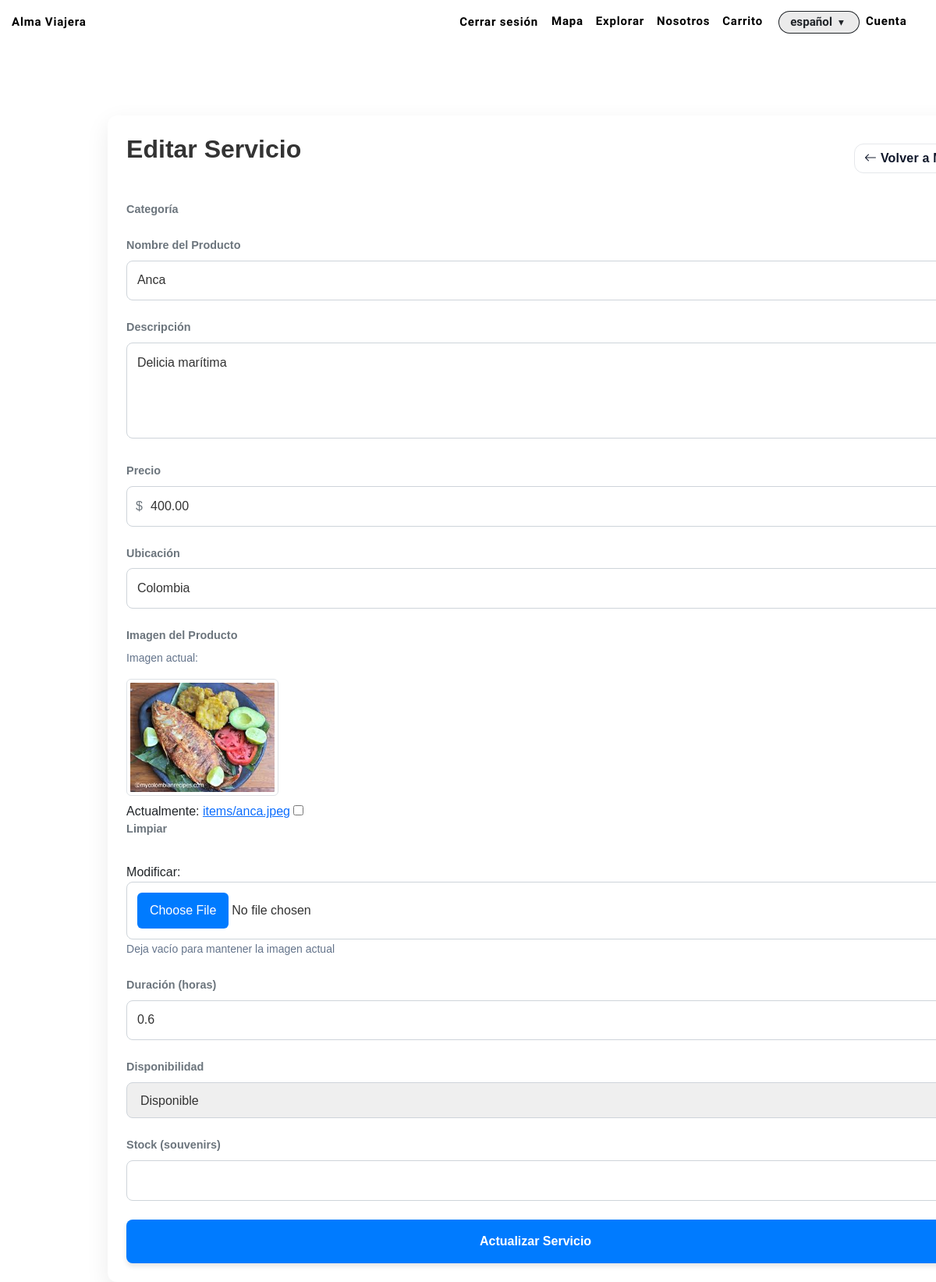
Page /es/providers/editar-servicio/11/ (signed in) on the committed database.
### apps/catalog/models.py (models this page shows, shortened)
class Item(models.Model):
    id = models.AutoField(primary_key=True)
    nombre = models.CharField(max_length=255)
    descripcion = models.TextField()
    precio = models.DecimalField(max_digits=10, decimal_places=2)
    categoria = models.ForeignKey(Categoria, on_delete=models.CASCADE, related_name="items")
    ubicacion = models.CharField(max_length=255, blank=True, null=True)
    imagen = models.ImageField(upload_to="items/", blank=True, null=True)
    tiempo = models.DecimalField(max_digits=4, decimal_places=1, null=True)
    disponibilidad = models.BooleanField(default=True)  # tours/actividades
    stock = models.PositiveIntegerField(blank=True, null=True)  # souvenirs
    vendedor = models.ForeignKey(
        settings.AUTH_USER_MODEL,          # modelo de usuario
        on_delete=models.CASCADE,
        related_name="items_publicados",
    )

### apps/providers/views.py (the view, shortened to what this page needs)
# urls.py: path('editar-servicio/<int:pk>/', EditarServicioView.as_view(), name='editar_servicio'),
class EditarServicioView(LoginRequiredMixin, ProviderRequiredMixin, UpdateView):
    model = Item
    form_class = ItemCreateForm
    template_name = "providers/editar_servicio.html"
    success_url = reverse_lazy('providers:ver_servicios')
    def get_object(self):
        obj = get_object_or_404(Item, pk=self.kwargs['pk'], vendedor=self.request.user)
        return obj

### apps/providers/forms.py (shortened to what this page needs)
class ItemCreateForm(forms.ModelForm):
    disponibilidad = forms.ChoiceField(
        choices=[("1", _("Disponible")), ("0", _("No disponible"))],
        widget=forms.Select,
    )
    class Meta:
        model = Item
        fields = [
            "nombre", "descripcion", "precio",
            "ubicacion", "imagen", "tiempo", "disponibilidad", "stock",
        ]
        widgets = {
            "descripcion": forms.Textarea(attrs={"rows": 4}),
        }

### apps/providers/views.py (called while the page is built)
    def test_func(self):
        u = self.request.user
        return u.is_authenticated and getattr(u, "es_proveedor", False)

### apps/providers/templates/providers/editar_servicio.html (shortened to what this page needs)
{% extends "base.html" %}
{% load static i18n %}
{% block body_class %}formulario{% endblock %}
{% block content %}
<link rel="stylesheet" href="{% static 'css/formulario.css' %}">
<div class="form-container">
  <div class="d-flex justify-content-between align-items-center mb-4">
    <h2>{% trans "Editar Servicio" %}</h2>
    <a href="{% url 'providers:ver_servicios' %}" class="btn btn-outline-secondary">
      <i class="bi bi-arrow-left"></i> {% trans "Volver a Mis Servicios" %}
    </a>
  </div>
  <form action="{% url 'providers:editar_servicio' object.pk %}" method="POST" enctype="multipart/form-data">
    <div class="form-group">
      <label for="{{ form.categoria.id_for_label }}">{% trans "Categoría" %}</label>
    </div>
    <div class="form-group">
      <label for="{{ form.nombre.id_for_label }}">{% trans "Nombre del Producto" %}</label>
      {{ form.nombre }}
    </div>
    <div class="form-group">
      <label for="{{ form.descripcion.id_for_label }}">{% trans "Descripción" %}</label>
      {{ form.descripcion }}
    </div>
    <div class="form-group">
      <label for="{{ form.precio.id_for_label }}">{% trans "Precio" %}</label>
      <div class="input-with-icon"><span>$</span>{{ form.precio }}</div>
    </div>
    <div class="form-group">
      <label for="{{ form.ubicacion.id_for_label }}">{% trans "Ubicación" %}</label>
      {{ form.ubicacion }}
    </div>
    <div class="form-group">
      <label for="{{ form.imagen.id_for_label }}">{% trans "Imagen del Producto" %}</label>
      {% if object.imagen %}
        <div class="mb-2">
          <p class="text-muted small">{% trans "Imagen actual:" %}</p>
          <img src="{{ object.imagen.url }}" alt="{% trans 'Imagen actual' %}" class="img-thumbnail" style="max-width: 200px; max-height: 150px;">
        </div>
      {% endif %}
      {{ form.imagen }}
      <small class="form-text text-muted">{% trans "Deja vacío para mantener la imagen actual" %}</small>
    </div>
    <div class="form-group">
      <label for="{{ form.tiempo.id_for_label }}">{% trans "Duración (horas)" %}</label>
      {{ form.tiempo }}
    </div>
    <div class="form-group">
      <label for="{{ form.disponibilidad.id_for_label }}">{% trans "Disponibilidad" %}</label>
      {{ form.disponibilidad }}
    </div>
    <div class="form-group">
      <label for="{{ form.stock.id_for_label }}">{% trans "Stock (souvenirs)" %}</label>
      {{ form.stock }}
    </div>
    <div class="d-flex gap-2">
      <button type="submit" class="btn-register-product flex-fill">{% trans "Actualizar Servicio" %}</button>
    </div>
  </form>
</div>
{% endblock %}

### static/css/home.css (style rules this page uses)
:root { --primary-color: #ffffff; --secondary-color: #333333; --accent-color: #4CAF50; --font-family: 'Montserrat', sans-serif; }
html, body { margin: 0; padding: 0; width: 100%; height: 100%; overflow-x: hidden; }
body { font-family: var(--font-family); }

### static/css/auth.css (style rules this page uses)
:root { --av-bg: #f8fafc; --av-card-bg: #ffffff; --av-text: #0f172a; --av-muted: #64748b; --av-border: #e5e7eb; --av-ring: #3b82f6; --av-primary: #2563eb; --av-primary-900: #1d4ed8; --av-radius-lg: 16px; --av-radius-md: 12px; --av-shadow-sm: 0 2px 10px rgba(2, 6, 23, 0.05); --av-shadow-lg: 0 12px 30px rgba(2, 6, 23, 0.08); }
.card p, .text-muted { color: var(--av-muted) !important; }
.btn { border-radius: 12px; border: 1px solid transparent; font-weight: 600; letter-spacing: .2px; transition: transform .06s ease, filter .15s ease, box-shadow .15s ease; }
.btn-outline-secondary { border-color: var(--av-border); color: var(--av-text); background: #fff; }

### static/css/formulario.css (style rules this page uses)
:root { --primary-color: #007BFF; --primary-color-hover: #0056b3; --background-color: #f4f7f9; --card-background: #ffffff; --text-color: #333333; --label-color: #6c757d; --border-color: #ced4da; --shadow-color: rgba(0, 0, 0, 0.08); }
body { font-family: 'Poppins', sans-serif; background-color: white; margin: 0; display: flex; justify-content: center; align-items: flex-start; min-height: 100vh; padding-top: 100px; box-sizing: border-box; }
.form-container { background-color: var(--card-background); padding: 1.5rem; border-radius: 12px; box-shadow: 0 10px 30px var(--shadow-color); width: 250%; max-width: 1200px; min-height: 300px; box-sizing: border-box; margin-right: 0 ; margin-left: -200px; }
h2 { text-align: center; color: var(--text-color); margin-bottom: 1.5rem; font-weight: 600; }
.form-group { margin-bottom: 1.5rem; }
label { display: block; font-size: 0.9rem; color: var(--label-color); margin-bottom: 0.5rem; font-weight: 600; }
input[type="text"], input[type="number"], input[type="file"], textarea, select { width: 100%; padding: 0.8rem; border: 1px solid var(--border-color); border-radius: 8px; font-size: 1rem; color: var(--text-color); transition: border-color 0.3s, box-shadow 0.3s; box-sizing: border-box; }
textarea { resize: vertical; }
.input-with-icon { position: relative; }
.input-with-icon span { position: absolute; left: 12px; top: 50%; transform: translateY(-50%); color: var(--label-color); }
.input-with-icon input { padding-left: 30px; }
button.btn-register-product { width: 100%; padding: 1rem; border: none; border-radius: 8px; background-color: var(--primary-color); color: white; font-size: 1rem; font-weight: 600; cursor: pointer; transition: background-color 0.3s, transform 0.1s, box-shadow 0.3s; box-shadow: 0 4px 6px rgba(0, 0, 0, 0.1); }

### rows in the picture
Item: nombre "Anca", descripcion "Delicia marítima", precio "400.00", ubicacion "Colombia", imagen (picture), tiempo "0.6", disponibilidad "Disponible"

### other values in the picture
form field language "español"
